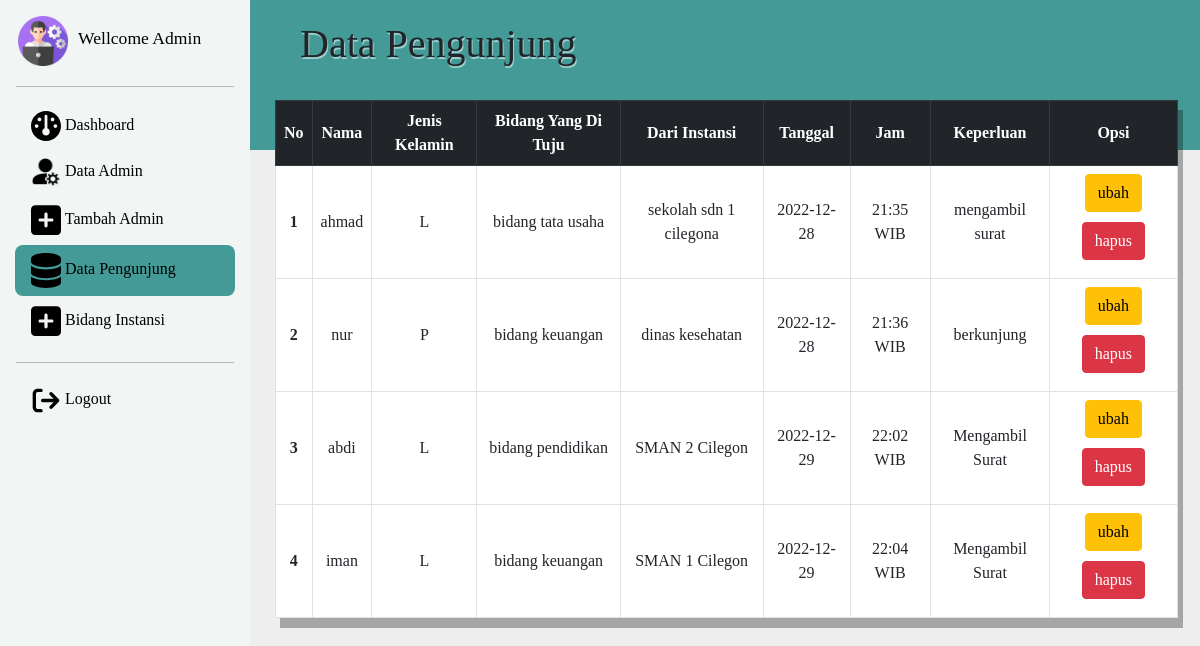
The page /admin/visitor.php (signed in) on the database its author committed.
### tables this page shows
CREATE TABLE `datapengunjung` (
  `id` int(200) NOT NULL,
  `nama` varchar(255) NOT NULL,
  `jk` varchar(200) NOT NULL,
  `instansi` varchar(255) NOT NULL,
  `dariInstansi` varchar(200) NOT NULL,
  `tanggal` date NOT NULL,
  `jam` time(6) NOT NULL,
  `keperluan` text NOT NULL
);

### function/functions.php (called while the page is built, shortened)
<?php
$conn = mysqli_connect("localhost", "root", "", "dbdinaspendidikan");
function query($query)
{
    global $conn;
    $result = mysqli_query($conn, $query);
    $rows = [];
    while ($row = mysqli_fetch_assoc($result)) {
        $rows[] = $row;
    }
    return $rows;
}

### admin/visitor.php (the view, shortened to what this page needs)
<?php
require '../function/functions.php';
$data = query("SELECT * FROM datapengunjung");
?>
<!doctype html>
<html lang="en">
<head>
    <link rel="stylesheet" href="../bootstrap/css/bootstrap.min.css">
    <link rel="stylesheet" href="css/visitor.css">
</head>
<body>
    <div class="main-container d-flex">
        <div class="sidebar" id="side-nav">
            <div class="header-box px-2 pb-1 pt-2 d-flex">
                <img class="imgAdmin my-auto pt-2" src="icon/software-engineer.png" alt="">
                <h1 class="h1">Wellcome Admin</h1>
            </div>
            <hr class="lineColor mx-3">
            <ul class="list-unstyled items">
                <li class=""><a class="py-2 px-3 d-block" href="index.php"><img class="icon" src="icon/dasboard.svg" alt=""> dashboard</a></li>
                <li class=""><a class="py-2 px-3 d-block" href="dataAdmin.php"><img class="icon" src="icon/admin.png" alt=""> data admin</a></li>
                <li class=""><a class="py-2 px-3 d-block" href="newAdmin.php"><img class="icon" src="icon/tambah.svg" alt=""> tambah admin</a></li>
                <li class="active"><a class="py-2 px-3 d-block" href="visitor.php"><img class="icon" src="icon/dataPengunjung.svg" alt=""> data pengunjung</a></li>
                <li class=""><a class="py-2 px-3 d-block" href="agency.php"><img class="icon" src="icon/tambah.svg" alt=""> bidang instansi</a></li>
            </ul>
            <hr class="lineColor mx-3">
            <ul class="list-unstyled items">
                <li class=""><a class="py-2 px-3 d-block" href="logout.php"><img class="icon" src="icon/logout.svg" alt=""> logout</a></li>
            </ul>
        </div>
        <div class="content">
            <div class="mainContent">
                <div class="title">
                    <h1 class="titleContent">Data Pengunjung</h1>
                </div>
                <div class="dtTabel">
                    <table class="table table-bordered">
                        <thead class="table-dark th">
                            <tr>
                                <th scope="col">No</th>
                                <th scope="col">Nama</th>
                                <th scope="col">jenis Kelamin</th>
                                <th scope="col">bidang yang di tuju</th>
                                <th scope="col">dari instansi</th>
                                <th scope="col">Tanggal</th>
                                <th scope="col">Jam</th>
                                <th scope="col">keperluan</th>
                                <th scope="col">opsi</th>
                            </tr>
                        </thead>
                        <tbody>
                            <?php $i = 1; ?>
                            <?php foreach ($data as $dt) : ?>
                                <tr>
                                    <th scope="row"><?= $i; ?></th>
                                    <td><?= $dt["nama"]; ?></td>
                                    <td><?= $dt["jk"]; ?></td>
                                    <td><?= $dt["instansi"]; ?></td>
                                    <td><?= $dt["dariInstansi"]; ?></td>
                                    <td><?= $dt["tanggal"]; ?></td>
                                    <td><?php $newTime = strtotime($dt["jam"]);
                                        $newTime = date("H:i", $newTime);
                                        echo $newTime . " WIB"; ?></td>
                                    <td><?= $dt["keperluan"]; ?></td>
                                    <td><a class="btn btn-warning" href="updateVisitor.php?id=<?= $dt["id"]; ?>">ubah</a>
                                        <a class="btn btn-danger" href="deleteVisitor.php?id=<?= $dt["id"]; ?>">hapus</a>
                                    </td>
                                </tr>
                                <?php $i++; ?>
                            <?php endforeach; ?>
                        </tbody>
                    </table>
                </div>
            </div>
        </div>
    </div>
</body>
</html>

### admin/css/visitor.css (style rules this page uses)
* { margin-top: 0; padding: 0; font-family: "poppins"; }
.main-container { background-color: #eee; }
#side-nav { background-color: #f1f6f5; min-width: 250px; max-width: 250px; transition: all 0.4s; text-transform: capitalize; }
.imgAdmin { width: 50px; margin-left: 10px; margin-right: 10px; }
.h1 { color: black; text-align: center; font-size: 1.1rem; padding-top: 20px; }
.content { width: 100%; min-height: 100vh; }
.icon { width: 30px; }
.lineColor { background: rgb(0, 0, 0); }
.items { margin-left: 15px; margin-right: 15px; }
.sidebar ul li a { text-decoration: none; color: black; }
.sidebar ul .active { background-color: #439a97; border-radius: 8px; }
.sidebar ul li, .sidebar ul .active a:hover { color: #fff; }
.mainContent { position: relative; }
.title { background-color: #439a97; height: 150px; }
.titleContent { padding: 20px 0 0 10px; margin-left: 40px; text-shadow: 1px 2px rgba(255, 255, 255, 0.5); text-transform: capitalize; }
.dtTabel { max-width: 95%; text-align: center; position: relative; z-index: 1; margin-top: -50px; margin-left: 25px; }
.table { background-color: #fff; box-shadow: 5px 10px rgba(0, 0, 0, 0.3); vertical-align: middle; }
.table .th { text-transform: capitalize; text-align: center; vertical-align: middle; }
.table a { margin-bottom: 10px; }

### rows shown on the page
datapengunjung: nama "ahmad", jk "L", instansi "bidang tata usaha", dariInstansi "sekolah sdn 1 cilegona", tanggal "2022-12-28", jam "21:35", keperluan "mengambil surat"
datapengunjung: nama "nur", jk "P", instansi "bidang keuangan", dariInstansi "dinas kesehatan", tanggal "2022-12-28", jam "21:36", keperluan "berkunjung"
datapengunjung: nama "abdi", jk "L", instansi "bidang pendidikan", dariInstansi "SMAN 2 Cilegon", tanggal "2022-12-29", jam "22:02", keperluan "Mengambil Surat"
datapengunjung: nama "iman", jk "L", instansi "bidang keuangan", dariInstansi "SMAN 1 Cilegon", tanggal "2022-12-29", jam "22:04", keperluan "Mengambil Surat"
